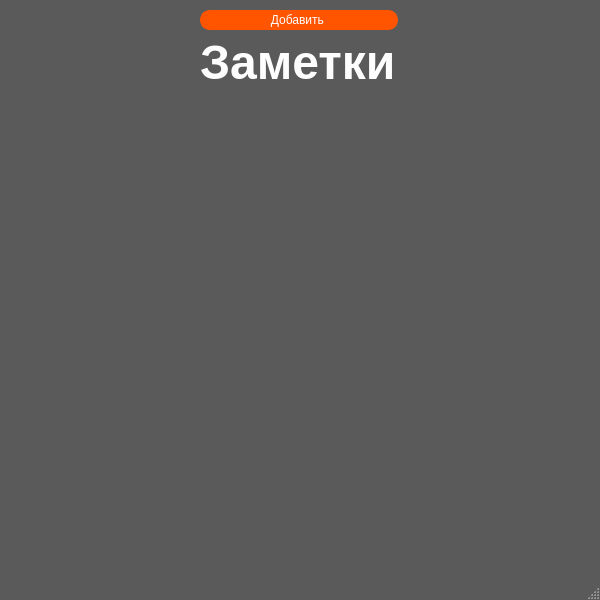
<?xml version="1.0" encoding="UTF-8"?>
<ui version="4.0">
 <class>MainWindow</class>
 <widget class="QMainWindow" name="MainWindow">
  <property name="geometry">
   <rect>
    <x>0</x>
    <y>0</y>
    <width>600</width>
    <height>600</height>
   </rect>
  </property>
  <property name="minimumSize">
   <size>
    <width>600</width>
    <height>600</height>
   </size>
  </property>
  <property name="maximumSize">
   <size>
    <width>600</width>
    <height>1200</height>
   </size>
  </property>
  <property name="windowTitle">
   <string>MainWindow</string>
  </property>
  <property name="styleSheet">
   <string notr="true">.title {
	font-size: 48px;
	margin-bottom: 10px;
}

.anons {
	font-size:  24px;
	margin-top: 5px;
	font-weight: bold;
	color: rgb(170, 170, 170);
}

#qauthor {
	font-size:  10px;
	margin-top: 10px;
	font-weight: bold;
	color: rgb(255, 255, 0);
}
#qline {
	color: rgb(0, 0, 0);
}

.pushbuttom {
	border:2px solid rgb(0, 0, 0);
	border-radius: 10px;
	background-color: rgb(255, 85, 0);
	color:rgb(255, 255, 255);
	padding-bottom: 7px;
	padding-top: 7px;
}
#MainWindow, #scrollAreaWidgetContents {
	background-color: rgb(90, 90, 90);
}
QLabel {
	
	color: rgb(253, 253, 253);
}
#add{
	color: rgb(255, 255, 255);
	background-color: rgb(255, 85, 0);
	border:2px solid rgb(255, 85, 0);
	border-radius: 10px;
}
#scrollArea {
	border: 0;
}</string>
  </property>
  <widget class="QWidget" name="centralwidget">
   <widget class="QLabel" name="news">
    <property name="geometry">
     <rect>
      <x>200</x>
      <y>30</y>
      <width>211</width>
      <height>64</height>
     </rect>
    </property>
    <property name="font">
     <font>
      <pointsize>36</pointsize>
      <bold>true</bold>
     </font>
    </property>
    <property name="toolTip">
     <string>&lt;html&gt;&lt;head/&gt;&lt;body&gt;&lt;p align=&quot;center&quot;&gt;&lt;span style=&quot; font-weight:700;&quot;&gt;Новости&lt;/span&gt;&lt;/p&gt;&lt;p&gt;&lt;span style=&quot; font-weight:700;&quot;&gt;&lt;br/&gt;&lt;/span&gt;&lt;/p&gt;&lt;/body&gt;&lt;/html&gt;</string>
    </property>
    <property name="whatsThis">
     <string>&lt;html&gt;&lt;head/&gt;&lt;body&gt;&lt;p align=&quot;center&quot;&gt;&lt;span style=&quot; font-weight:700;&quot;&gt;Новости&lt;/span&gt;&lt;/p&gt;&lt;/body&gt;&lt;/html&gt;</string>
    </property>
    <property name="text">
     <string>Заметки</string>
    </property>
   </widget>
   <widget class="QPushButton" name="add">
    <property name="geometry">
     <rect>
      <x>200</x>
      <y>10</y>
      <width>198</width>
      <height>20</height>
     </rect>
    </property>
    <property name="text">
     <string>Добавить </string>
    </property>
   </widget>
   <widget class="QScrollArea" name="scrollArea">
    <property name="geometry">
     <rect>
      <x>1</x>
      <y>102</y>
      <width>601</width>
      <height>491</height>
     </rect>
    </property>
    <property name="widgetResizable">
     <bool>true</bool>
    </property>
    <widget class="QWidget" name="scrollAreaWidgetContents">
     <property name="geometry">
      <rect>
       <x>0</x>
       <y>0</y>
       <width>601</width>
       <height>491</height>
      </rect>
     </property>
     <layout class="QGridLayout" name="gridLayout_2">
      <item row="0" column="0">
       <layout class="QVBoxLayout" name="verticalLayout"/>
      </item>
     </layout>
    </widget>
   </widget>
  </widget>
  <widget class="QMenuBar" name="menubar">
   <property name="geometry">
    <rect>
     <x>0</x>
     <y>0</y>
     <width>600</width>
     <height>21</height>
    </rect>
   </property>
  </widget>
  <widget class="QStatusBar" name="statusbar"/>
 </widget>
 <resources/>
 <connections/>
</ui>
